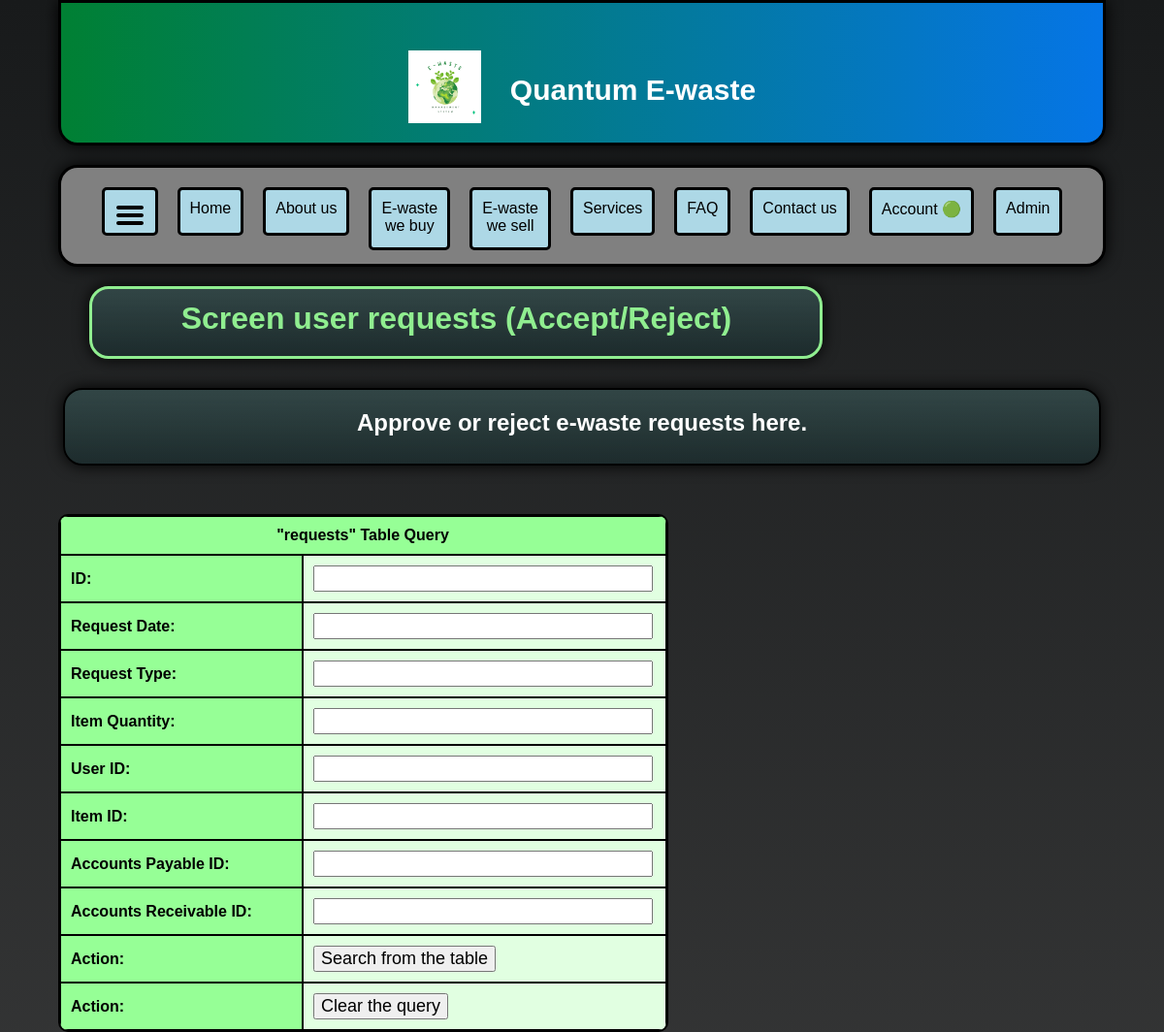
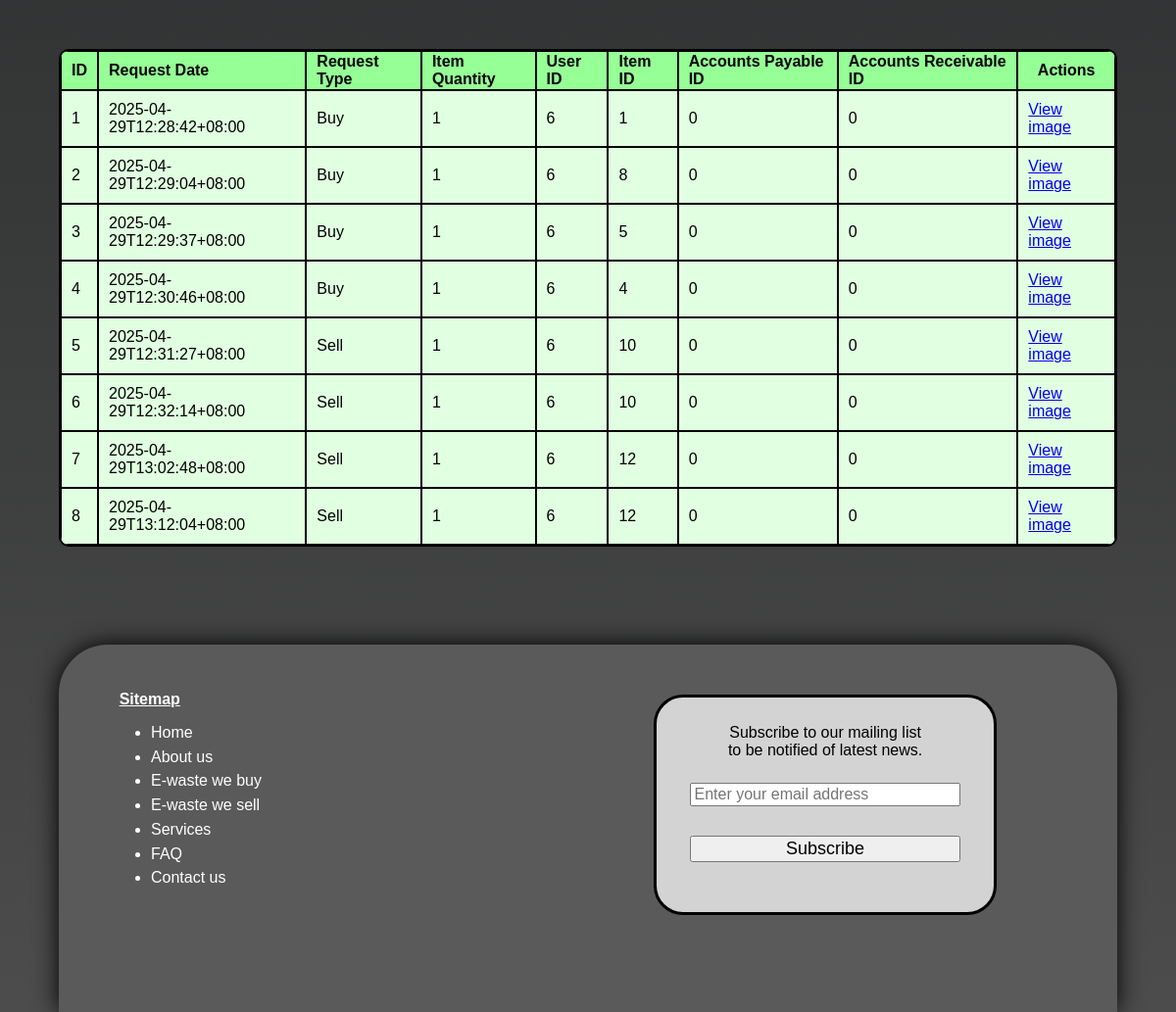
The app's page /admin/e-waste-requests.php (signed in) with its own data (2 pictures, top to bottom).
### tables this page shows
CREATE TABLE `requests` (
  `request_id` int(11) NOT NULL,
  `request_date` varchar(300) NOT NULL,
  `request_type` varchar(300) NOT NULL,
  `request_item_name` varchar(300) NOT NULL,
  `item_quantity` int(11) NOT NULL,
  `request_status` varchar(300) NOT NULL,
  `picture_id` varchar(300) NOT NULL,
  `user_id` int(11) NOT NULL,
  `item_id` int(11) NOT NULL,
  `accounts_payable_id` int(11) NOT NULL,
  `accounts_receivable_id` int(11) NOT NULL
);

### admin/e-waste-requests.php (the view, shortened to what this page needs)
<?php
include '../php/connection.php';
@$user_id = $_SESSION['user_id'];
if ($user_id != null) {
    $result = $connection->query("SELECT is_admin FROM users WHERE user_id = $user_id");
    while ($row = $result->fetch_assoc()) {
        $is_admin = (int) $row['is_admin'];
    }
}
?>
<!DOCTYPE html>
<html lang="en">
<head>
    <link href="../css/styles.css" rel="stylesheet">
    <link href="../css/navigation-bar-buttons.css" rel="stylesheet">
    <link href="../css/dropdown-menu.css" rel="stylesheet">
    <link href="../css/e-waste-requests.css" rel="stylesheet">
    <link href="../css/styles-cp-mobile.css" rel="stylesheet">
    <link href="../css/side-navigation-menu.css" rel="stylesheet">
</head>
<body>
    <div id="basket">
        <div id="header" class="website-title">
            <div class="title-and-image-container">
                <div class="title-and-image-content">
                    <img class="header-image" src="../images/logo-image.png" alt="Greening planet earth." title="Greening planet earth.">
                </div>
                <div class="title-and-image-content">
                    Quantum E-waste
                </div>
            </div>
        </div>
        <div id="menu-buttons">
            <div>
                <a class="black-hyperlink" href="javascript:void(0)" onclick="openNav()">
                    <div class="menu-button">
                        <img src="../images/Hamburger_icon.svg" alt="Hamburger button icon for side navigation menu." title="Hamburger button icon for side navigation menu.">
                    </div>
                </a>
            </div>
            <div>
                <a class="black-hyperlink" href="../index.php">
                    <div class="menu-button">
                        Home
                    </div>
                </a>
            </div>
            <div>
                <a class="black-hyperlink" href="../about-us.php">
                    <div class="menu-button">
                        About us
                    </div>
                </a>
            </div>
            <div>
                <a class="black-hyperlink" href="../e-waste/we-buy.php">
                    <div class="menu-button-2">
                        E-waste<br>we buy
                    </div>
                </a>
            </div>
            <div>
                <a class="black-hyperlink" href="../e-waste/we-sell.php">
                    <div class="menu-button-2">
                        E-waste<br>we sell
                    </div>
                </a>
            </div>
            <div>
                <a class="black-hyperlink" href="../services.php">
                    <div class="menu-button">
                        Services
                    </div>
                </a>
            </div>
            <div>
                <a class="black-hyperlink" href="../faq.php">
                    <div class="menu-button">
                        FAQ
                    </div>
                </a>
            </div>
            <div>
                <a class="black-hyperlink" href="../contact-us.php">
                    <div class="menu-button">
                        Contact us
                    </div>
                </a>
            </div>
            <div>
                <a class="black-hyperlink" href="javascript:void(0)">
                    <div class="dropdown">
                        <div class="menu-button">
                            <?php
                            if (isset($_SESSION['email_address'])) {
                                echo "Account &#128994;";
                            }
                            else {
                                echo "Account &#128308;";
                            }
                            ?>
                        </div>
                    </div>
                </a>
            </div>
            <?php
            if (@$is_admin == 1 || @$is_admin == 2) {
                $html = <<<HTML
                    <div>
                        <a class='black-hyperlink' href='../admin/index.php'>
                            <div class='menu-button'>
                                Admin
                            </div>
                        </a>
                    </div>
                HTML;
                echo $html;
            }
            ?>
        </div>
        <div class="page-title-banner-container">
            <div class="page-title-banner-content">Screen user requests (Accept/Reject)</div>
        </div>
        <div id="container-1-container">
            <div id="container-1-contents">
                <h2>Approve or reject e-waste requests here.</h2>
            </div>
        </div>
        <?php
        $request_id = isset($_SESSION['txtID']) ? $_SESSION['txtID'] : '';
        $request_date = isset($_SESSION['txtRequestDate']) ? $_SESSION['txtRequestDate'] : '';
        $request_type = isset($_SESSION['txtRequestType']) ? $_SESSION['txtRequestType'] : '';
        $item_quantity = isset($_SESSION['txtItemQuantity']) ? $_SESSION['txtItemQuantity'] : '';
        $user_id = isset($_SESSION['txtUserID']) ? $_SESSION['txtUserID'] : '';
        $item_id = isset($_SESSION['txtItemID']) ? $_SESSION['txtItemID'] : '';
        $accounts_payable_id = isset($_SESSION['txtAccountsPayableID']) ? $_SESSION['txtAccountsPayableID'] : '';
        $accounts_receivable_id = isset($_SESSION['txtAccountsReceivableID']) ? $_SESSION['txtAccountsReceivableID'] : '';
        ?>
        <div>
            <form action="index.php" method="post">
                <div class="query-table-content">
                    <table id="table-query">
                        <tr>
                            <th colspan="2" style="padding-left: 0; text-align: center;">
                                "requests" Table Query
                            </th>
                        </tr>
                        <tr>
                            <th>ID:</th>
                            <td><input type="text" name="txtID" value="<?php echo $request_id ?>"></td>
                        </tr>
                        <tr>
                            <th>Request Date:</th>
                            <td><input type="text" name="txtRequestDate" value="<?php echo $request_date ?>"></td>
                        </tr>
                        <tr>
                            <th>Request Type:</th>
                            <td><input type="text" name="txtRequestType" value="<?php echo $request_type ?>"></td>
                        </tr>
                        <tr>
                            <th>Item Quantity:</th>
                            <td><input type="text" name="txtItemQuantity" value="<?php echo $item_quantity ?>"></td>
                        </tr>
                        <tr>
                            <th>User ID:</th>
                            <td><input type="text" name="txtUserID" value="<?php $user_id ?>"></td>
                        </tr>
                        <tr>
                            <th>Item ID:</th>
                            <td><input type="text" name="txtItemID" value="<?php $item_id ?>"></td>
                        </tr>
                        <tr>
                            <th>Accounts Payable ID:</th>
                            <td><input type="text" name="txtAccountsPayableID" value="<?php $accounts_payable_id ?>"></td>
                        </tr>
                        <tr>
                            <th>Accounts Receivable ID:</th>
                            <td><input type="text" name="txtAccountsReceivableID" value="<?php $accounts_receivable_id ?>"></td>
                        </tr>
                        <tr>
                            <th>Action:</th>
                            <td><input type="submit" name="submit" value="Search from the table"></td>
                        </tr>
                        <tr>
                            <th>Action:</th>
                            <td><input type="submit" name="clear" value="Clear the query"></td>
                        </tr>
                    </table>
                </div>
            </form>
        </div>
        <div>
            <div class="requests-table">
                <?php
                include '../php/connection.php';
                $html = <<<HTML
                <table border=1>
                    <tr>
                        <th>ID</th>
                        <th>Request Date</th>
                        <th>Request Type</th>
                        <th>Item Quantity</th>
                        <th>User ID</th>
                        <th>Item ID</th>
                        <th>Accounts Payable ID</th>
                        <th>Accounts Receivable ID</th>
                        <th colspan="2" style="text-align: center;">Actions</th>
                    </tr>
                HTML;
                echo $html;
                $query_table_rows = "SELECT * FROM `requests` WHERE
                                    request_id LIKE '%$request_id%' AND
                                    request_date LIKE '%$request_date%' AND
                                    request_type LIKE '%$request_type%' AND
                                    item_quantity LIKE '%$item_quantity%' AND
                                    request_status = 'Pending' AND
                                    user_id LIKE '%$user_id%' AND
                                    item_id LIKE '%$item_id%' AND
                                    accounts_payable_id LIKE '%$accounts_payable_id%' AND
                                    accounts_receivable_id LIKE '%$accounts_receivable_id%'
                                    ORDER BY request_id ASC";
                $result_table_rows = mysqli_query($connection, $query_table_rows);
                while($row = mysqli_fetch_assoc($result_table_rows)) {
                    $html = <<<HTML
                    <tr>
                        <td>{$row['request_id']}</td>
                        <td>{$row['request_date']}</td>
                        <td>{$row['request_type']}</td>
                        <td>{$row['item_quantity']}</td>
                        <td>{$row['user_id']}</td>
                        <td>{$row['item_id']}</td>
                        <td>{$row['accounts_payable_id']}</td>
                        <td>{$row['accounts_receivable_id']}</td>
                        <td><a href="view/index.php?id={$row['request_id']}">View image</a></td>
                        <!-- <td><a href="approve/index.php?id={$row['request_id']}">Approve</a></td>
                        <td><a href="reject/index.php?id={$row['request_id']}">Reject</a></td> -->
                    </tr>
                    HTML;
                    echo $html;
                }
                echo '</table>';
                ?>
            </div>
        </div>
        <div id="footer-container" class="footer-text">
            <div id="footer-container-2">
                <p class="footer-text-2">Sitemap</p>
                <ul>
                    <a class="white-hyperlink" href="../index.php" class="white">
                        <li class="padding-bottom">Home</li>
                    </a>
                    <a class="white-hyperlink" href="../about-us.php" class="white">
                        <li class="padding-bottom">About us</li>
                    </a>
                    <a class="white-hyperlink" href="../e-waste/we-buy.php" class="white">
                        <li class="padding-bottom">E-waste we buy</li>
                    </a>
                    <a class="white-hyperlink" href="../e-waste/we-sell.php" class="white">
                        <li class="padding-bottom">E-waste we sell</li>
                    </a>
                    <a class="white-hyperlink" href="../services.php" class="white">
                        <li class="padding-bottom">Services</li>
                    </a>
                    <a class="white-hyperlink" href="../faq.php" class="white">
                        <li class="padding-bottom">FAQ</li>
                    </a>
                    <a class="white-hyperlink" href="../contact-us.php" class="white">
                        <li class="padding-bottom">Contact us</li>
                    </a>
                </ul>
            </div>
            <div id="footer-container-3">
                <p class="black-text">Subscribe to our mailing list<br>to be notified of latest news.</p>
                <div class="subscription-form">
                    <form action="" method="post">
                        <input type="email" name="email" placeholder="Enter your email address" class="subscribe-textbox" required>
                        <input type="submit" value="Subscribe" class="subscribe-button">
                    </form>
                </div>
            </div>
        </div>
    </div>
</body>
</html>

### records on screen
requests: request_id "1", request_date "2025-04-29T12:28:42+08:00", request_type "Buy", item_quantity "1", user "6", item "1", accounts_payable "0", accounts_receivable "0"
requests: request_id "2", request_date "2025-04-29T12:29:04+08:00", request_type "Buy", item_quantity "1", user "6", item "8", accounts_payable "0", accounts_receivable "0"
requests: request_id "3", request_date "2025-04-29T12:29:37+08:00", request_type "Buy", item_quantity "1", user "6", item "5", accounts_payable "0", accounts_receivable "0"
requests: request_id "4", request_date "2025-04-29T12:30:46+08:00", request_type "Buy", item_quantity "1", user "6", item "4", accounts_payable "0", accounts_receivable "0"
requests: request_id "5", request_date "2025-04-29T12:31:27+08:00", request_type "Sell", item_quantity "1", user "6", item "10", accounts_payable "0", accounts_receivable "0"
requests: request_id "6", request_date "2025-04-29T12:32:14+08:00", request_type "Sell", item_quantity "1", user "6", item "10", accounts_payable "0", accounts_receivable "0"
requests: request_id "7", request_date "2025-04-29T13:02:48+08:00", request_type "Sell", item_quantity "1", user "6", item "12", accounts_payable "0", accounts_receivable "0"
requests: request_id "8", request_date "2025-04-29T13:12:04+08:00", request_type "Sell", item_quantity "1", user "6", item "12", accounts_payable "0", accounts_receivable "0"
